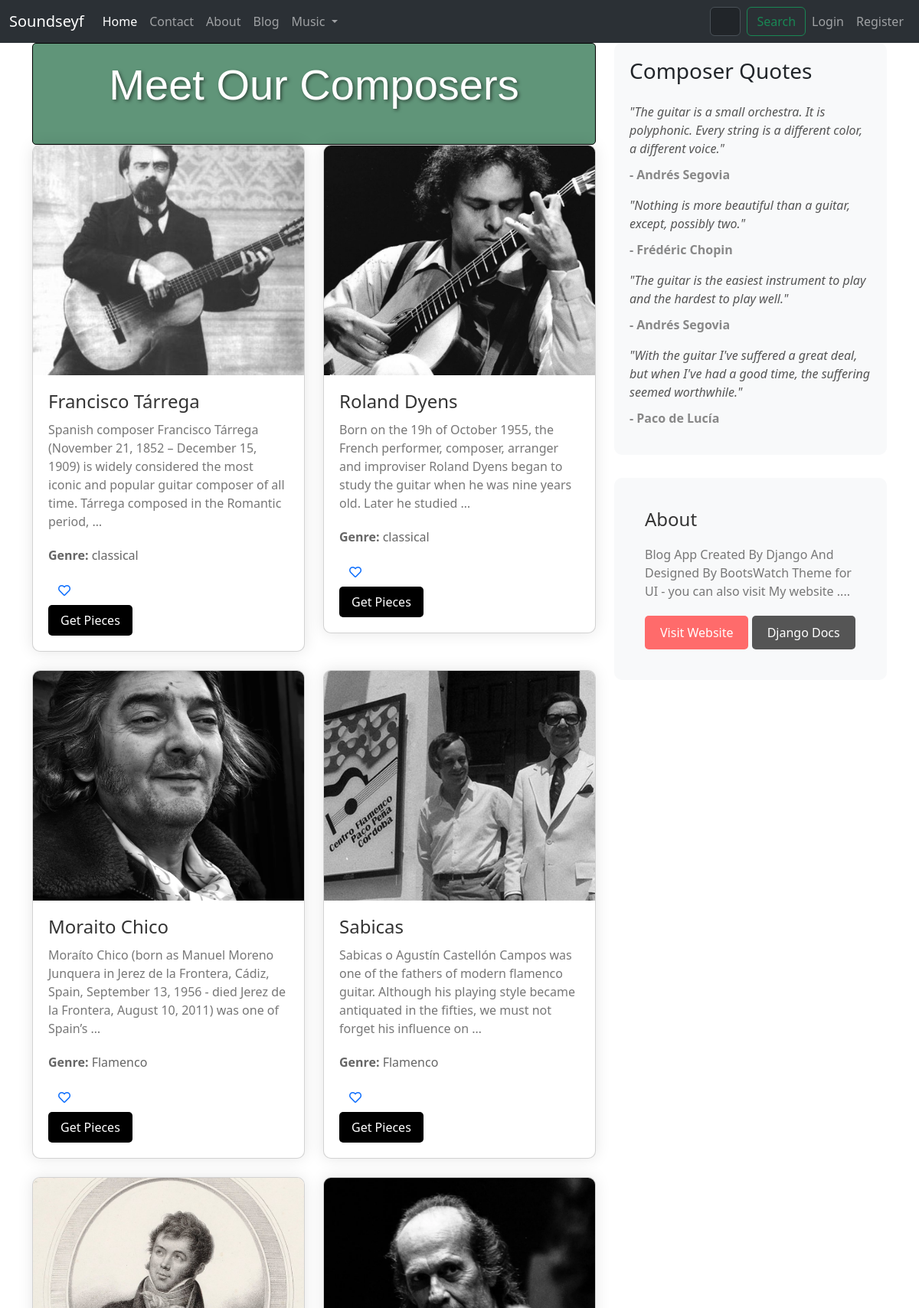
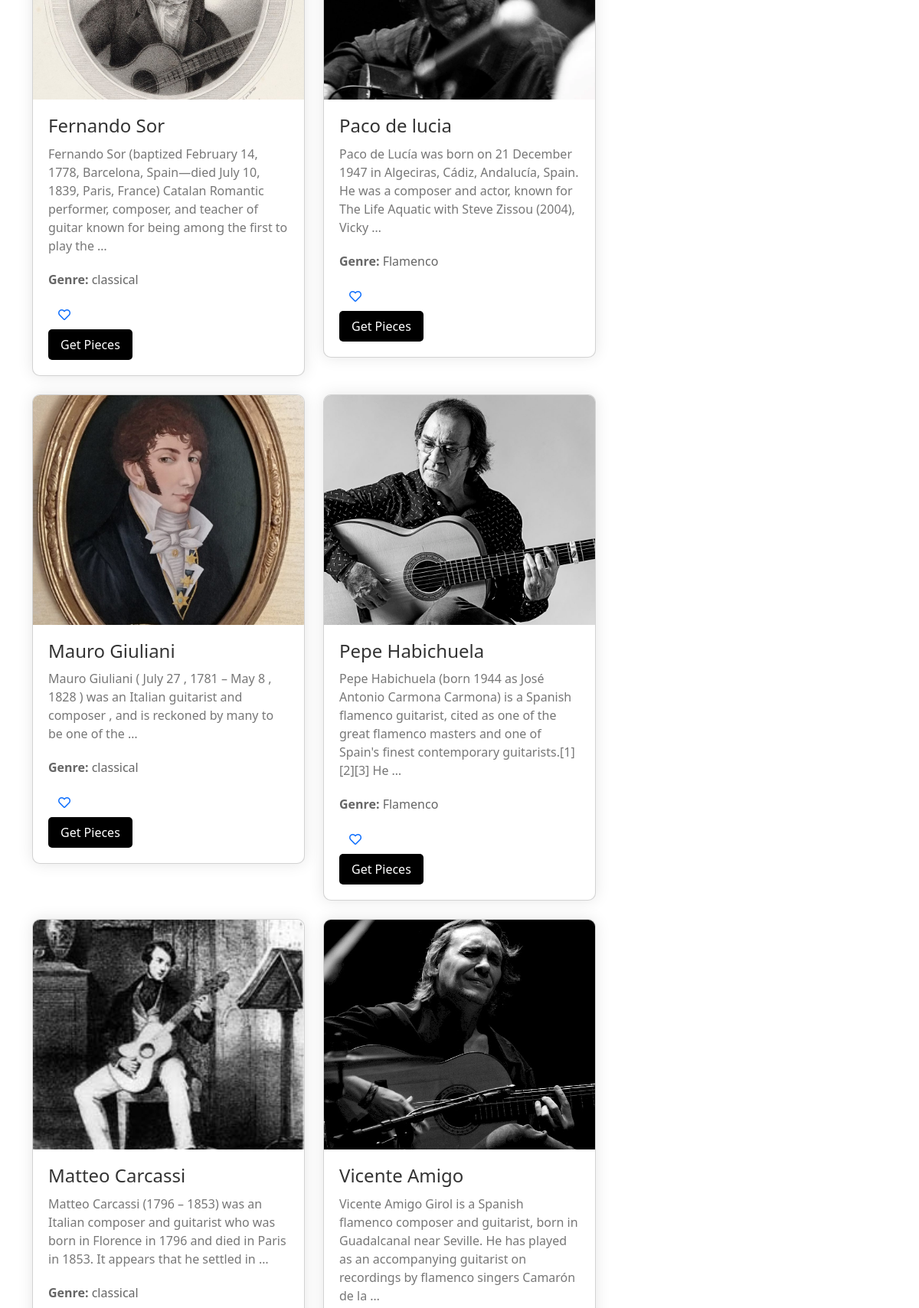
Screenshot of /music/composers (upper part) with the database file from the repository (2 pictures, top to bottom).
### music/models.py (models this page shows, shortened)
class Composer(models.Model):
    name = models.CharField(max_length=255,null=True,blank=True)
    biography = models.TextField(null=True, blank=True)
    image = models.ImageField(upload_to="Composers/" , default="default.jpg")
    genre = models.CharField(max_length=255,null=True,blank=True)
    nationality = models.CharField(blank=True,null=True,max_length=255)

### music/views.py (the view)
# urls.py: path('composers',ComposersView , name="composers" ),
def ComposersView(request):
    composers = Composer.objects.all()
    p = Paginator(composers,10)
    try:
        page_number = request.GET.get('page')
        composers = p.get_page(page_number)
    except EmptyPage:
        composers = composers.get_page(1)
    except PageNotAnInteger:
        composers = composers.get_page(1)
    if request.user.is_authenticated:
         favorited_composer_ids = set(request.user.favoritecomposer_set.values_list('composer__id', flat=True))
         context = {"composers": composers, "favorited_composer_ids": favorited_composer_ids}
         return render(request,'music/composers.html',context)
    else:
         context = {"composers": composers}
         return render(request,'music/composers.html',context)

### templates/music/composers.html (shortened to what this page needs)
{% extends "base.html" %}
{% load static %}
{% load thumbnail %}
{% block content %}
<div class="container">
  <div class="row">
    <div class="col-md-8">
      <div style="background-color: #609579; border: 1px solid #000000; border-radius: 5px; padding: 20px;">
        <h2 class="card-title text-center mb-4" style="font-size: 3.5rem; font-family: 'Oswald', sans-serif; color: #ffffff; text-shadow: 2px 2px 4px rgba(0, 0, 0, 0.5);">Meet Our Composers</h2>
    </div>      <div class="row">
        {% for composer in composers %}
        <div class="col-md-6 mb-4">
          <div class="card composer-card">
            <img src="{% thumbnail composer.image "600x400" crop="center" as im %}{{ im.url }}{% endthumbnail %}"
              alt="{{ composer.name }}" class="card-img-top composer-image">
            <div class="composer-details">
              <a style="text-decoration: none;" href="{% url 'music:pieces' cid=composer.id %}"><h3 class="card-title composer-name">{{ composer.name }}</h3></a>
              <p class="card-text composer-bio">{{ composer.biography|truncatewords:30 }}</p>
              <p class="composer-genre"><strong>Genre:</strong> {{ composer.genre }}</p>
              <form action="{% url 'music:Favorites' composer_id=composer.id %}" method="post">
                <button type="submit" class="btn btn-link composer-like-button" aria-label="Favorite Composer">
                  {% if composer.id in favorited_composer_ids %}
                    <i class="fas fa-heart text-danger"></i>
                  {% else %}
                    <i class="far fa-heart"></i>
                  {% endif %}
                </button>
              </form>
              <a href="{% url 'music:pieces' cid=composer.id %}"
                class="btn btn-primary composer-button">Get Pieces</a>
            </div>
          </div>
        </div>
        {% endfor %}
      </div>
    </div>
    <div class="col-md-4">
      <div class="quote-card">
        <h3 class="mb-4">Composer Quotes</h3>
        <ul class="list-unstyled">
          <li>
            <p class="quote-text">"The guitar is a small orchestra. It is polyphonic. Every string is a different color, a different voice."</p>
            <p class="quote-author">- Andrés Segovia</p>
          </li>
          <li>
            <p class="quote-text">"Nothing is more beautiful than a guitar, except, possibly two."</p>
            <p class="quote-author">- Frédéric Chopin</p>
          </li>
          <li>
            <p class="quote-text">"The guitar is the easiest instrument to play and the hardest to play well."</p>
            <p class="quote-author">- Andrés Segovia</p>
          </li>
          <li>
            <p class="quote-text">"With the guitar I've suffered a great deal, but when I've had a good time, the suffering seemed worthwhile."</p>
            <p class="quote-author">- Paco de Lucía</p>
          </li>
        </ul>
      </div>
      <div class="about-section">
        <h3 class="about-header">About</h3>
        <p class="about-text">Blog App Created By Django And Designed By BootsWatch Theme for UI - you can also visit My website ....</p>
        <a href="https://bekbrace.com" class="btn btn-danger visit-website-button">Visit Website</a>
        <a href="https://docs.djangoproject.com/en/3.1" class="btn btn-secondary visit-website-button" style="background-color: #555;">Django Docs</a>
      </div>
    </div>
  </div>
</div>
{% endblock %}

### templates/music/composers.html (style rules this page uses)
.composer-card { background-color: #fff; border-radius: 10px; box-shadow: 0 0 20px rgba(0, 0, 0, 0.1); overflow: hidden; transition: transform 0.3s ease; }
.composer-image { width: 100%; height: 300px; object-fit: cover; }
.composer-details { padding: 20px; }
.composer-name { font-size: 1.5rem; color: #333; margin-bottom: 10px; }
.composer-genre { font-size: 1rem; color: #666; margin-bottom: 15px; }
.composer-bio { font-size: 1rem; color: #777; margin-bottom: 20px; }
.composer-button { background-color: #000000; color: #fff; border: none; padding: 8px 16px; border-radius: 5px; font-size: 1rem; transition: background-color 0.3s ease; }
.quote-card { background-color: #f8f9fa; border-radius: 10px; padding: 20px; margin-bottom: 20px; }
.quote-text { font-style: italic; color: #555; margin-bottom: 10px; }
.quote-author { font-weight: bold; color: #888; }
.about-section { background-color: #f8f9fa; padding: 40px; border-radius: 10px; margin-top: 30px; }
.about-header { font-size: 1.5rem; color: #333; margin-bottom: 20px; }
.about-text { font-size: 1rem; color: #777; margin-bottom: 20px; }
.visit-website-button { background-color: #ff6b6b; color: #fff; border: none; padding: 10px 20px; border-radius: 5px; font-size: 1rem; transition: background-color 0.3s ease; }

### rows the page displays
Composer: image (picture), name "Francisco Tárrega", biography "Spanish composer Francisco Tárrega (November 21, 1852 – December 15, 1909) is widely considered the most iconic and popular guitar composer of all time. Tárrega composed in the Romantic period, …", genre "classical"
Composer: image (picture), name "Roland Dyens", biography "Born on the 19h of October 1955, the French performer, composer, arranger and improviser Roland Dyens began to study the guitar when he was nine years old. Later he studied …", genre "classical"
Composer: image (picture), name "Moraito Chico", biography "Moraíto Chico (born as Manuel Moreno Junquera in Jerez de la Frontera, Cádiz, Spain, September 13, 1956 - died Jerez de la Frontera, August 10, 2011) was one of Spain’s …", genre "Flamenco"
Composer: image+name (picture), name "Sabicas", biography "Sabicas o Agustín Castellón Campos was one of the fathers of modern flamenco guitar. Although his playing style became antiquated in the fifties, we must not forget his influence on …", genre "Flamenco"
Composer: image (picture), name "Fernando Sor", biography "Fernando Sor (baptized February 14, 1778, Barcelona, Spain—died July 10, 1839, Paris, France) Catalan Romantic performer, composer, and teacher of guitar known for being among the first to play the …", genre "classical"
Composer: image (picture), name "Paco de lucia", biography "Paco de Lucía was born on 21 December 1947 in Algeciras, Cádiz, Andalucía, Spain. He was a composer and actor, known for The Life Aquatic with Steve Zissou (2004), Vicky …", genre "Flamenco"
Composer: image (picture), name "Mauro Giuliani", biography "Mauro Giuliani ( July 27 , 1781 – May 8 , 1828 ) was an Italian guitarist and composer , and is reckoned by many to be one of the …", genre "classical"
Composer: image (picture), name "Pepe Habichuela", biography "Pepe Habichuela (born 1944 as José Antonio Carmona Carmona) is a Spanish flamenco guitarist, cited as one of the great flamenco masters and one of Spain's finest contemporary guitarists.[1][2][3] He …", genre "Flamenco"
Composer: image (picture), name "Matteo Carcassi", biography "Matteo Carcassi (1796 – 1853) was an Italian composer and guitarist who was born in Florence in 1796 and died in Paris in 1853. It appears that he settled in …", genre "classical"
Composer: image (picture), name "Vicente Amigo", biography "Vicente Amigo Girol is a Spanish flamenco composer and guitarist, born in Guadalcanal near Seville. He has played as an accompanying guitarist on recordings by flamenco singers Camarón de la …"
